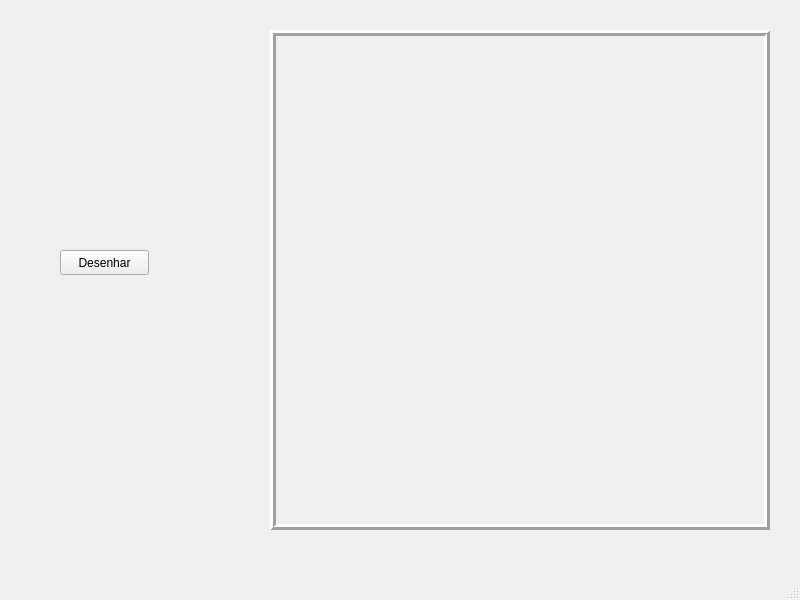
<?xml version="1.0" encoding="UTF-8"?>
<ui version="4.0">
 <class>MainWindow</class>
 <widget class="QMainWindow" name="MainWindow">
  <property name="geometry">
   <rect>
    <x>0</x>
    <y>0</y>
    <width>800</width>
    <height>600</height>
   </rect>
  </property>
  <property name="windowTitle">
   <string>MainWindow</string>
  </property>
  <widget class="QWidget" name="centralwidget">
   <widget class="MyFrame" name="frame">
    <property name="geometry">
     <rect>
      <x>270</x>
      <y>30</y>
      <width>500</width>
      <height>500</height>
     </rect>
    </property>
    <property name="minimumSize">
     <size>
      <width>500</width>
      <height>500</height>
     </size>
    </property>
    <property name="maximumSize">
     <size>
      <width>500</width>
      <height>500</height>
     </size>
    </property>
    <property name="frameShape">
     <enum>QFrame::Box</enum>
    </property>
    <property name="frameShadow">
     <enum>QFrame::Raised</enum>
    </property>
    <property name="lineWidth">
     <number>3</number>
    </property>
   </widget>
   <widget class="QPushButton" name="pushButton">
    <property name="geometry">
     <rect>
      <x>60</x>
      <y>250</y>
      <width>89</width>
      <height>25</height>
     </rect>
    </property>
    <property name="text">
     <string>Desenhar</string>
    </property>
   </widget>
  </widget>
  <widget class="QMenuBar" name="menubar">
   <property name="geometry">
    <rect>
     <x>0</x>
     <y>0</y>
     <width>800</width>
     <height>22</height>
    </rect>
   </property>
  </widget>
  <widget class="QStatusBar" name="statusbar"/>
 </widget>
 <customwidgets>
  <customwidget>
   <class>MyFrame</class>
   <extends>QFrame</extends>
   <header location="global">myframe.h</header>
   <container>1</container>
   <slots>
    <slot>draw()</slot>
   </slots>
  </customwidget>
 </customwidgets>
 <resources/>
 <connections>
  <connection>
   <sender>pushButton</sender>
   <signal>clicked()</signal>
   <receiver>frame</receiver>
   <slot>draw()</slot>
   <hints>
    <hint type="sourcelabel">
     <x>103</x>
     <y>280</y>
    </hint>
    <hint type="destinationlabel">
     <x>280</x>
     <y>470</y>
    </hint>
   </hints>
  </connection>
 </connections>
</ui>
